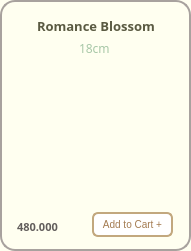
       <widget class="QFrame" name="frame_Romance">
        <property name="geometry">
         <rect>
          <x>10</x>
          <y>10</y>
          <width>191</width>
          <height>251</height>
         </rect>
        </property>
        <property name="styleSheet">
         <string notr="true">background-color:#FFFFF0;
border-radius: 15px; 
border: 2px solid #A8A29E ;</string>
        </property>
        <property name="frameShape">
         <enum>QFrame::StyledPanel</enum>
        </property>
        <property name="frameShadow">
         <enum>QFrame::Raised</enum>
        </property>
        <widget class="QLabel" name="label_cake_romance">
         <property name="geometry">
          <rect>
           <x>0</x>
           <y>16</y>
           <width>191</width>
           <height>201</height>
          </rect>
         </property>
         <property name="sizePolicy">
          <sizepolicy hsizetype="Fixed" vsizetype="Fixed">
           <horstretch>25</horstretch>
           <verstretch>25</verstretch>
          </sizepolicy>
         </property>
         <property name="minimumSize">
          <size>
           <width>25</width>
           <height>25</height>
          </size>
         </property>
         <property name="maximumSize">
          <size>
           <width>16777215</width>
           <height>16777215</height>
          </size>
         </property>
         <property name="sizeIncrement">
          <size>
           <width>3</width>
           <height>0</height>
          </size>
         </property>
         <property name="styleSheet">
          <string notr="true">border:0px;
border-radius:0px;
background-color: transparent</string>
         </property>
         <property name="frameShape">
          <enum>QFrame::WinPanel</enum>
         </property>
         <property name="text">
          <string/>
         </property>
         <property name="pixmap">
          <pixmap>../images/romance_blossom.png</pixmap>
         </property>
         <property name="scaledContents">
          <bool>true</bool>
         </property>
        </widget>
        <widget class="QLabel" name="label_3_romance">
         <property name="geometry">
          <rect>
           <x>37</x>
           <y>16</y>
           <width>139</width>
           <height>20</height>
          </rect>
         </property>
         <property name="sizePolicy">
          <sizepolicy hsizetype="Fixed" vsizetype="Fixed">
           <horstretch>0</horstretch>
           <verstretch>0</verstretch>
          </sizepolicy>
         </property>
         <property name="font">
          <font>
           <family>Mongolian Baiti</family>
           <pointsize>10</pointsize>
           <weight>75</weight>
           <bold>true</bold>
          </font>
         </property>
         <property name="styleSheet">
          <string notr="true">border-radius: 0px;
border:0px solid;
color:#5A5A42</string>
         </property>
         <property name="text">
          <string>Romance Blossom</string>
         </property>
        </widget>
        <widget class="QLabel" name="label_romance_size">
         <property name="geometry">
          <rect>
           <x>79</x>
           <y>40</y>
           <width>31</width>
           <height>16</height>
          </rect>
         </property>
         <property name="font">
          <font>
           <family>Mongolian Baiti</family>
           <pointsize>9</pointsize>
          </font>
         </property>
         <property name="styleSheet">
          <string notr="true">color: #A7C7A7;
border:0px</string>
         </property>
         <property name="text">
          <string>18cm</string>
         </property>
        </widget>
        <widget class="QLabel" name="label_romance_price">
         <property name="geometry">
          <rect>
           <x>17</x>
           <y>219</y>
           <width>81</width>
           <height>16</height>
          </rect>
         </property>
         <property name="font">
          <font>
           <family>Mongolian Baiti</family>
           <pointsize>8</pointsize>
           <weight>75</weight>
           <bold>true</bold>
          </font>
         </property>
         <property name="styleSheet">
          <string notr="true">border:0px;
color: rgb(98, 94, 92);
</string>
         </property>
         <property name="text">
          <string>480.000</string>
         </property>
        </widget>
        <widget class="QPushButton" name="pushButton_add1">
         <property name="geometry">
          <rect>
           <x>92</x>
           <y>212</y>
           <width>81</width>
           <height>25</height>
          </rect>
         </property>
         <property name="maximumSize">
          <size>
           <width>16777207</width>
           <height>16777215</height>
          </size>
         </property>
         <property name="font">
          <font>
           <pointsize>-1</pointsize>
          </font>
         </property>
         <property name="styleSheet">
          <string notr="true">QPushButton {
    background-color: white;
    color: #A37B50;
    border: 2px solid #C2A87E;
    border-radius: 6px;
    padding: 4px 5px;
    font-size: 10px;
}

QPushButton:hover {
    background-color: #F7F3EF;
}

QPushButton:pressed {
    background-color: #E6D5C3;
}
</string>
         </property>
         <property name="text">
          <string>Add to Cart +</string>
         </property>
        </widget>
       </widget>
